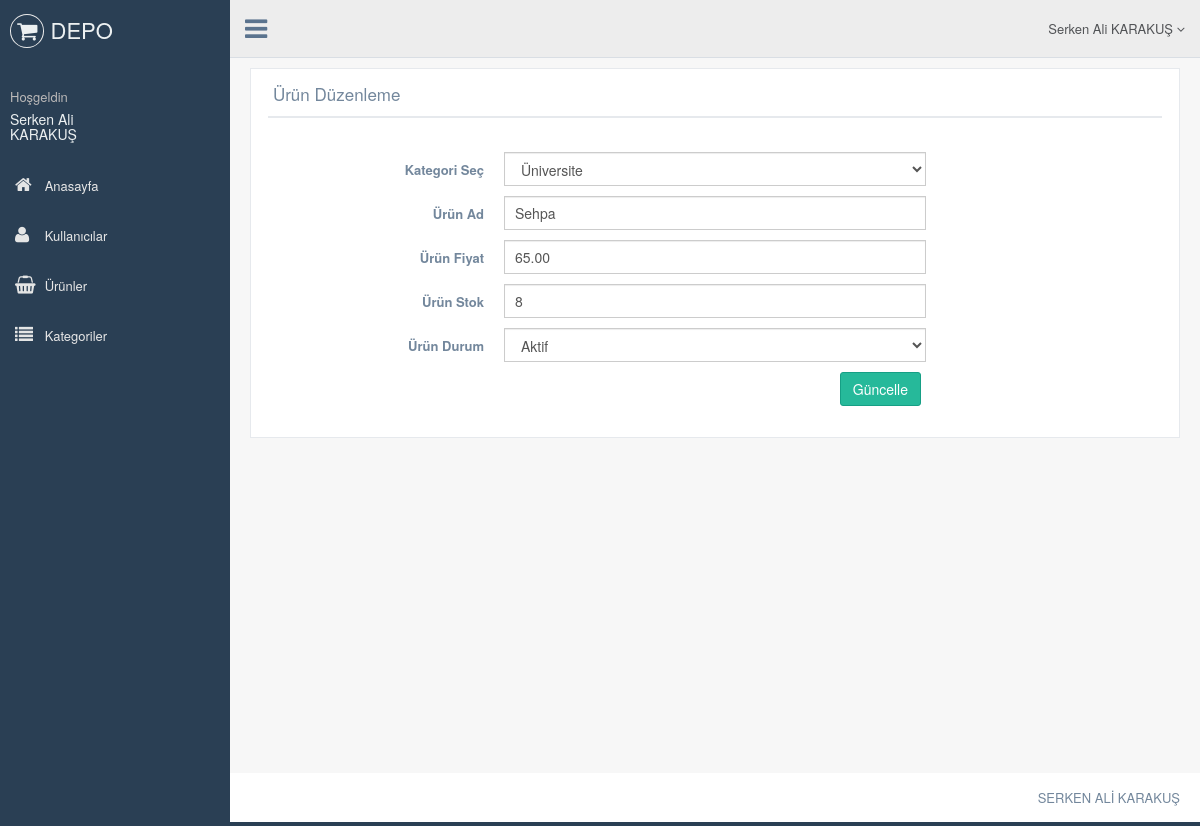
The app's page /urun-duzenle.php?urun_id=44 (signed in) with its own data.
### tables this page shows
CREATE TABLE `kullanici` (
  `kullanici_id` int(11) NOT NULL,
  `kullanici_zaman` datetime NOT NULL DEFAULT current_timestamp(),
  `kullanici_tc` varchar(50) NOT NULL,
  `kullanici_ad` varchar(50) NOT NULL,
  `kullanici_mail` varchar(100) NOT NULL,
  `kullanici_gsm` varchar(50) NOT NULL,
  `kullanici_password` varchar(50) NOT NULL,
  `kullanici_adsoyad` varchar(50) NOT NULL,
  `kullanici_yetki` varchar(50) NOT NULL,
  `kullanici_durum` int(1) NOT NULL DEFAULT 1
);

CREATE TABLE `urun` (
  `urun_id` int(11) NOT NULL,
  `kategori_id` int(11) NOT NULL,
  `urun_ad` varchar(250) NOT NULL,
  `urun_fiyat` float(9,2) NOT NULL,
  `urun_stok` int(11) NOT NULL,
  `urun_durum` enum('0','1') NOT NULL
);

CREATE TABLE `kategori` (
  `kategori_id` int(11) NOT NULL,
  `kategori_ad` varchar(100) NOT NULL,
  `kategori_order` int(11) NOT NULL
);

### urun-duzenle.php (the view, shortened to what this page needs)
<?php
include 'header.php';
$urunsor = $db->prepare("SELECT * FROM urun where urun_id=:id");
$urunsor->execute(array(
  'id' => $_GET['urun_id']
));
$uruncek = $urunsor->fetch(PDO::FETCH_ASSOC);
?>
<div class="right_col" role="main">
  <div class="">
    <div class="row">
      <div class="col-md-12 col-sm-12 col-xs-12">
        <div class="x_panel">
          <div class="x_title">
            <h2>Ürün Düzenleme</h2>
            <div class="clearfix"></div>
          </div>
          <div class="x_content">
            <br />
            <form action="admin/connect/islem.php" method="POST" id="demo-form2" data-parsley-validate class="form-horizontal form-label-left">
              <div class="form-group">
                <label class="control-label col-md-3 col-sm-3 col-xs-12" for="first-name">Kategori Seç
                </label>
                <div class="col-md-6 col-sm-6 col-xs-6">
                  <?php
                  $urun_id = $uruncek['kategori_id'];
                  $kategorisor = $db->prepare("select * from kategori where kategori_order=:kategori_order order by kategori_id");
                  $kategorisor->execute(array(
                    'kategori_order' => 0
                  ));
                  ?>
                  <select class="select2_multiple form-control" required="" name="kategori_id">
                    <?php
                    while ($kategoricek = $kategorisor->fetch(PDO::FETCH_ASSOC)) {
                      $kategori_id = $kategoricek['kategori_id'];
                    ?>
                      <option <?php if ($kategori_id == $urun_id) {
                                echo "selected='select'";
                              } ?> value="<?php echo $kategoricek['kategori_id']; ?>"><?php echo $kategoricek['kategori_ad']; ?></option>
                    <?php } ?>
                  </select>
                </div>
              </div>
              <div class="form-group">
                <label class="control-label col-md-3 col-sm-3 col-xs-12" for="first-name">Ürün Ad
                </label>
                <div class="col-md-6 col-sm-6 col-xs-12">
                  <input type="text" id="first-name" name="urun_ad" value="<?php echo $uruncek['urun_ad'] ?>" required="required" class="form-control col-md-7 col-xs-12">
                </div>
              </div>
              <div class="form-group">
                <label class="control-label col-md-3 col-sm-3 col-xs-12" for="first-name">Ürün Fiyat
                </label>
                <div class="col-md-6 col-sm-6 col-xs-12">
                  <input type="text" id="first-name" name="urun_fiyat" value="<?php echo $uruncek['urun_fiyat'] ?>" class="form-control col-md-7 col-xs-12">
                </div>
              </div>
              <div class="form-group">
                <label class="control-label col-md-3 col-sm-3 col-xs-12" for="first-name">Ürün Stok
                </label>
                <div class="col-md-6 col-sm-6 col-xs-12">
                  <input type="text" id="first-name" name="urun_stok" value="<?php echo $uruncek['urun_stok'] ?>" required="required" class="form-control col-md-7 col-xs-12">
                </div>
              </div>
              <div class="form-group">
                <label class="control-label col-md-3 col-sm-3 col-xs-12" for="first-name">Ürün Durum
                </label>
                <div class="col-md-6 col-sm-6 col-xs-12">
                  <select id="heard" class="form-control" name="urun_durum" required>
                    <option value="1" <?php echo $uruncek['urun_durum'] == '1' ? 'selected=""' : ''; ?>>Aktif</option>
                  </select>
                </div>
              </div>
              <div class="form-group">
                <div align="right" class="col-md-6 col-sm-6 col-xs-12 col-md-offset-3">
                  <button type="submit" name="urunduzenle" class="btn btn-success">Güncelle</button>
                </div>
              </div>
            </form>
          </div>
        </div>
      </div>
    </div>
  </div>
</div>
<?php include 'footer.php'; ?>

### header.php (shortened to what this page needs)
<?php
include 'admin/connect/baglan.php';
$kullanicisor = $db->prepare("SELECT * FROM kullanici where kullanici_mail=:mail");
$kullanicisor->execute(array(
  'mail' => $_SESSION['kullanici_mail']
));
$kullanicicek = $kullanicisor->fetch(PDO::FETCH_ASSOC);
?>
<!DOCTYPE html>
<html lang="en">
<head>
  <link href="admin/vendors/bootstrap/dist/css/bootstrap.min.css" rel="stylesheet">
  <link href="admin/vendors/font-awesome/css/font-awesome.min.css" rel="stylesheet">
  <link href="admin/vendors/nprogress/nprogress.css" rel="stylesheet">
  <link href="admin/vendors/iCheck/skins/flat/green.css" rel="stylesheet">
  <link href="admin/vendors/datatables.net-bs/css/dataTables.bootstrap.min.css" rel="stylesheet">
  <link href="admin/vendors/datatables.net-buttons-bs/css/buttons.bootstrap.min.css" rel="stylesheet">
  <link href="admin/vendors/datatables.net-fixedheader-bs/css/fixedHeader.bootstrap.min.css" rel="stylesheet">
  <link href="admin/vendors/datatables.net-responsive-bs/css/responsive.bootstrap.min.css" rel="stylesheet">
  <link href="admin/vendors/datatables.net-scroller-bs/css/scroller.bootstrap.min.css" rel="stylesheet">
  <link href="admin/build/css/custom.min.css" rel="stylesheet">
</head>
<body class="nav-md">
  <div class="container body">
    <div class="main_container">
      <div class="col-md-3 left_col">
        <div class="left_col scroll-view">
          <div class="navbar nav_title" style="border: 0;">
            <a class="site_title"><i class="fa fa-shopping-cart"></i> <span>DEPO</span></a>
          </div>
          <div class="profile clearfix">
            <div class="profile_info">
              <span>Hoşgeldin</span>
              <h2><?php echo $kullanicicek['kullanici_adsoyad'] ?></h2>
            </div>
          </div>
          <div id="sidebar-menu" class="main_menu_side hidden-print main_menu">
            <div class="menu_section">
              <ul class="nav side-menu">
                <li><a href="index.php"><i class="fa fa-home"></i> Anasayfa </a></li>
                <li><a href="kullanici.php"><i class="fa fa-user"></i> Kullanıcılar </a></li>
                <li><a href="urun.php"><i class="fa fa-shopping-basket"></i> Ürünler </a></li>
                <li><a href="kategori.php"><i class="fa fa-list"></i> Kategoriler </a></li>
              </ul>
            </div>
          </div>
        </div>
      </div>
      <div class="top_nav">
        <div class="nav_menu">
          <nav>
            <div class="nav toggle">
              <a id="menu_toggle"><i class="fa fa-bars"></i></a>
            </div>
            <ul class="nav navbar-nav navbar-right">
              <li class="">
                <a href="javascript:;" class="user-profile dropdown-toggle" data-toggle="dropdown" aria-expanded="false">
                  <?php echo $kullanicicek['kullanici_adsoyad'] ?>
                  <span class=" fa fa-angle-down"></span>
                </a>
              </li>
            </ul>
          </nav>
        </div>
      </div>

### records on screen
kullanici: kullanici_adsoyad "Serken Ali KARAKUŞ"
urun: kategori_id "Üniversite", urun_ad "Sehpa", urun_fiyat "65.00", urun_stok "8", urun_durum "Aktif"
